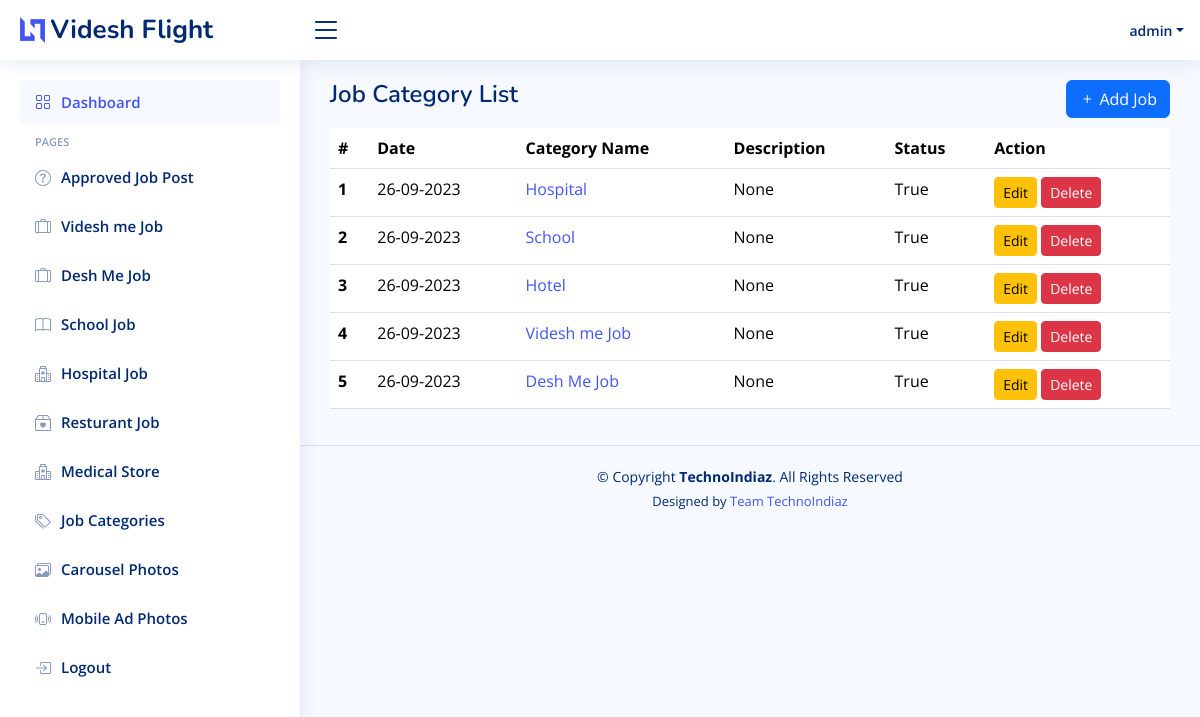
The page /category-list (signed in) on the database as committed earlier.
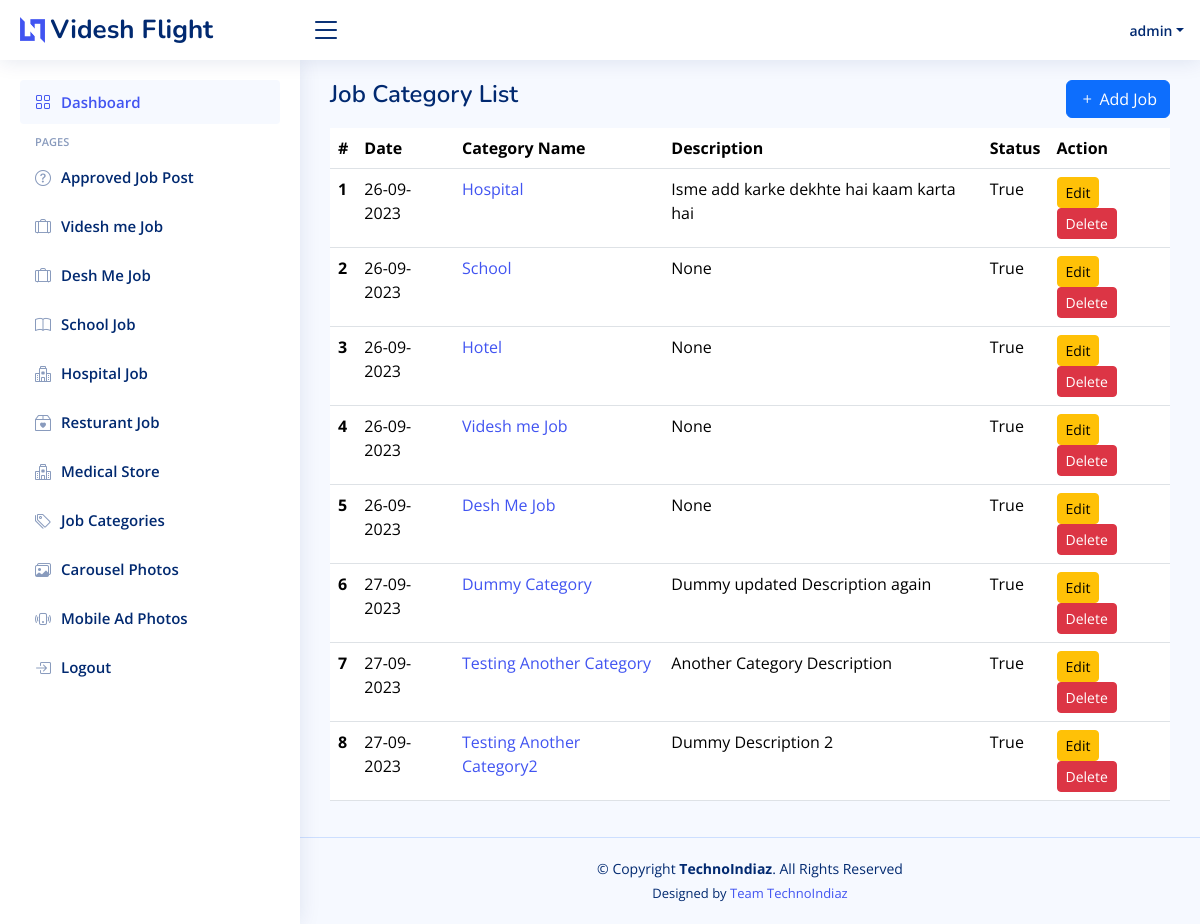
The same page on the database as committed later.
### job/models.py (models this page shows, shortened)
class JobCategory(models.Model):
    job_category_id = models.AutoField(primary_key=True)
    job_category_name = models.CharField(max_length=100)
    job_category_description = models.CharField(max_length=200, blank=True, null=True)
    is_active = models.BooleanField(default=False)
    created_at = models.DateTimeField(auto_now_add=True)
    updated_at = models.DateTimeField(auto_now=True)

### job/views.py (the view)
# urls.py: path('category-list', views.show_job_categories, name='category-list'),
@login_required(login_url = '/login')
def show_job_categories(request):
    job_categories = JobCategory.objects.all()
    context = {
        'job_categories': job_categories
    }
    return render(request, "job/job_category_list.html", context)

### job/templates/job/job_category_list.html (shortened to what this page needs)
{% extends "job/base.html" %}
{% load static %}
{% block page_heading %}
Job Category List
{% endblock page_heading %}
{% block page_button %}
<a href="{% url "job:create_job_post" %}"><button type="button" class="btn btn-primary"><i class="bi bi-plus"></i></i> Add Job</button></a>
{% endblock page_button %}
{% block page_content %}
<table class="table">
  <thead>
    <tr>
      <th scope="col">#</th>
      <th scope="col">Date</th>
      <th scope="col">Category Name</th>
      <th scope="col">Description</th>
      <th scope="col">Status</th>
      <th scope="col">Action</th>
    </tr>
  </thead>
  <tbody>
    {% for category in job_categories %}
    <tr>
      <th scope="row">{{ category.job_category_id }}</th>
      <td>{{ category.created_at|date:"d-m-Y" }}</td>
      <td><a href="#">{{ category.job_category_name }}</a></td>
      <td>{{ category.job_category_description }}</td>
      <td>{{ category.is_active }}</td>
      <td>
        <a href="{% url 'job:category_update' category.pk %}" class="btn btn-warning btn-sm">Edit</a>
        <form action="#" method="post" class="d-inline">
            <input type="submit"
              class="btn btn-danger btn-sm" value="Delete">
        </form>
      </td>
      {% endfor %}
    </tr>
  </tbody>
</table>
{% endblock page_content %}

Rows that differ between the two databases and show on the page:
changed JobCategory "Hospital": job_category_description "None" → "Isme add karke dekhte hai kaam karta hai"
added JobCategory: job_category_id "6", created_at "27-09-2023", job_category_name "Dummy Category", job_category_description "Dummy updated Description again", is_active "True"
added JobCategory: job_category_id "7", created_at "27-09-2023", job_category_name "Testing Another Category", job_category_description "Another Category Description", is_active "True"
added JobCategory: job_category_id "8", created_at "27-09-2023", job_category_name "Testing Another Category2", job_category_description "Dummy Description 2", is_active "True"
